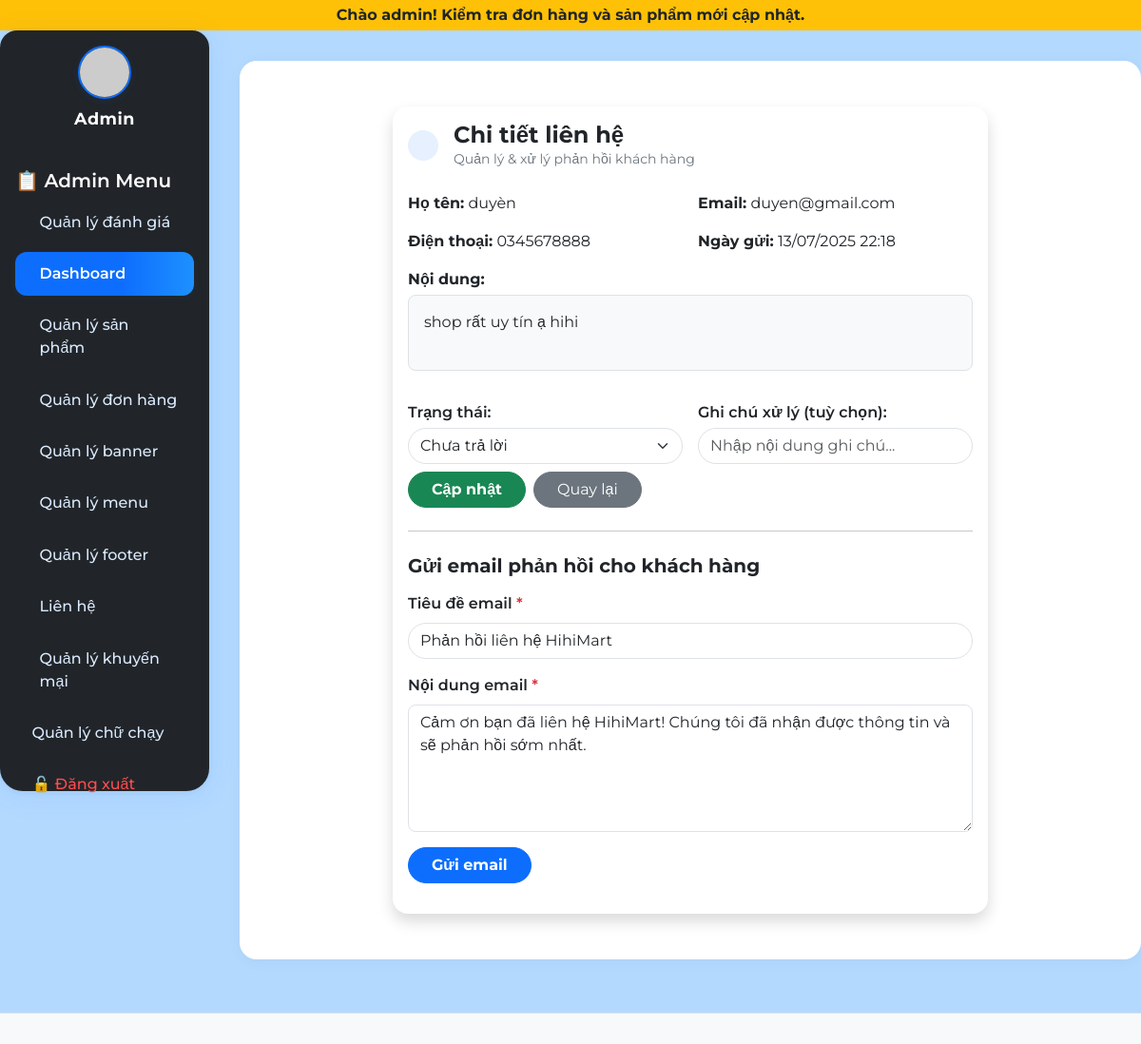
The page /admin/index.php?page=contact_detail&id=7 (signed in) on the database its author committed.
### tables this page shows
CREATE TABLE `marquee` (
  `id` int(11) NOT NULL,
  `noidung` text NOT NULL,
  `trangthai` tinyint(4) DEFAULT 1,
  `vaitro` enum('admin','user') DEFAULT 'user',
  `ngaytao` datetime NOT NULL DEFAULT current_timestamp()
);

CREATE TABLE `menu_content` (
  `id` int(11) NOT NULL,
  `label` varchar(255) NOT NULL,
  `url` varchar(255) NOT NULL,
  `icon` varchar(64) DEFAULT NULL,
  `position` int(11) DEFAULT 0,
  `type` varchar(20) NOT NULL DEFAULT 'user',
  `parent_id` int(11) DEFAULT NULL
);

CREATE TABLE `contact` (
  `id` int(11) NOT NULL,
  `name` varchar(100) NOT NULL,
  `email` varchar(100) NOT NULL,
  `phone` varchar(20) DEFAULT NULL,
  `message` text NOT NULL,
  `created_at` datetime DEFAULT current_timestamp(),
  `status` enum('pending','replied') DEFAULT 'pending',
  `note` text DEFAULT NULL
);

### controllers/ContactController.php (called while the page is built, shortened)
<?php
require_once __DIR__ . '/../config/db.php';
class ContactController {
    public function admin_detail() {
        global $conn;
        $id = $_GET['id'] ?? 0;
        $stmt = $conn->prepare('SELECT * FROM contact WHERE id=?');
        $stmt->bind_param('i', $id);
        $stmt->execute();
        $detail = $stmt->get_result()->fetch_assoc();
        include __DIR__ . '/../admin/views/contact/detail.php';
    }
}

### admin/views/contact/detail.php (the view, shortened to what this page needs)
<div class="container py-4" style="max-width:650px;">
  <div class="card shadow border-0 rounded-4">
    <div class="card-body">
      <div class="d-flex align-items-center mb-4 gap-3">
        <div class="bg-primary bg-opacity-10 rounded-circle p-3">
        </div>
        <div>
          <h4 class="fw-bold mb-0">Chi tiết liên hệ</h4>
          <div class="text-secondary small">Quản lý & xử lý phản hồi khách hàng</div>
        </div>
      </div>
      <div class="row g-3 mb-2">
        <div class="col-12 col-md-6"><strong><i class="bi bi-person-circle text-primary"></i> Họ tên:</strong> <?php echo htmlspecialchars($detail['name']); ?></div>
        <div class="col-12 col-md-6"><strong><i class="bi bi-envelope text-secondary"></i> Email:</strong> <?php echo htmlspecialchars($detail['email']); ?></div>
        <div class="col-12 col-md-6"><strong><i class="bi bi-telephone text-success"></i> Điện thoại:</strong> <?php echo htmlspecialchars($detail['phone']); ?></div>
        <div class="col-12 col-md-6"><strong><i class="bi bi-clock-history text-warning"></i> Ngày gửi:</strong> <?php echo date('d/m/Y H:i', strtotime($detail['created_at'])); ?></div>
        <div class="col-12"><strong><i class="bi bi-chat-dots text-info"></i> Nội dung:</strong>
          <div class="border rounded-3 p-3 bg-light mt-1" style="min-height:80px"><?php echo nl2br(htmlspecialchars($detail['message'])); ?></div>
        </div>
      </div>
      <form method="post" action="index.php?page=contact_update_status" class="row g-3 mt-3">
        <div class="col-12 col-md-6">
          <label class="fw-semibold mb-1"><i class="bi bi-flag"></i> Trạng thái:</label>
          <select name="status" class="form-select rounded-pill">
            <option value="pending" <?php if($detail['status']==='pending') echo 'selected'; ?>>Chưa trả lời</option>
          </select>
        </div>
        <div class="col-12 col-md-6">
          <label class="fw-semibold mb-1"><i class="bi bi-journal-text"></i> Ghi chú xử lý (tuỳ chọn):</label>
          <input type="text" name="note" class="form-control rounded-pill" placeholder="Nhập nội dung ghi chú..." value="<?php echo htmlspecialchars($detail['note'] ?? ''); ?>">
        </div>
        <div class="col-12 d-flex gap-2 mt-2">
          <button type="submit" class="btn btn-success rounded-pill fw-bold px-4"><i class="bi bi-check-circle"></i> Cập nhật</button>
          <a href="index.php?page=contact_admin" class="btn btn-secondary rounded-pill px-4"><i class="bi bi-arrow-left"></i> Quay lại</a>
        </div>
      </form>
      <hr class="my-4">
      <div class="mb-3">
        <h5 class="fw-bold mb-3"><i class="bi bi-envelope-paper text-primary"></i> Gửi email phản hồi cho khách hàng</h5>
        <form method="post" action="index.php?page=contact_send_mail" class="row g-3">
          <div class="col-12">
            <label class="form-label fw-semibold">Tiêu đề email <span class="text-danger">*</span></label>
            <input type="text" name="subject" class="form-control rounded-pill" required value="<?php echo htmlspecialchars($_POST['subject'] ?? 'Phản hồi liên hệ HihiMart'); ?>">
          </div>
          <div class="col-12">
            <label class="form-label fw-semibold">Nội dung email <span class="text-danger">*</span></label>
            <textarea name="body" rows="5" class="form-control rounded-3" required placeholder="Nội dung phản hồi gửi khách..."><?php echo htmlspecialchars($_POST['body'] ?? 'Cảm ơn bạn đã liên hệ HihiMart! Chúng tôi đã nhận được thông tin và sẽ phản hồi sớm nhất.'); ?></textarea>
          </div>
          <div class="col-12 d-flex gap-2">
            <button type="submit" class="btn btn-primary rounded-pill fw-bold px-4"><i class="bi bi-send"></i> Gửi email</button>
          </div>
        </form>
      </div>
    </div>
  </div>
</div>

### admin/views/layout/header.php (shortened to what this page needs)
<!DOCTYPE html>
<html lang="vi">
<head>
  <link href="https://cdn.jsdelivr.net/npm/bootstrap@5.3.0/dist/css/bootstrap.min.css" rel="stylesheet">
  <link rel="stylesheet" href="../public/assets/css/admin.css">
</head>
<body>
<?php
include __DIR__ . '/../../../config/db.php';
$query = "SELECT * FROM marquee WHERE trangthai = 1 AND vaitro = 'admin' ORDER BY id DESC LIMIT 1";
$marquees = mysqli_query($conn, $query);
if ($row = mysqli_fetch_assoc($marquees)) {
  echo '<div class="bg-warning text-dark py-1 text-center fw-bold">';
  echo '<marquee behavior="scroll" direction="left">' . htmlspecialchars($row['noidung']) . '</marquee>';
  echo '</div>';
}

### admin/views/layout/sidebar.php (shortened to what this page needs)
<div class="d-flex">
  <nav class="bg-dark text-white p-3" style="width: 220px; height: 100vh;">
    <div class="admin-avatar">
      <img src="https://ui-avatars.com/api/?name=Admin&background=0d6efd&color=fff&size=128" alt="Admin Avatar">
      <div class="admin-name">Admin</div>
    </div>
    <h5 style="font-weight:600; color:#fff;">📋 Admin Menu</h5>
    <ul class="nav flex-column">
      <li class="nav-item">
        <a class="nav-link text-white" href="index.php?page=danhgia_admin">
          <i class="bi bi-star-fill text-warning"></i> Quản lý đánh giá
        </a>
      </li>
      <?php
      include __DIR__ . '/../../../config/db.php';
      $menu_type = 'admin';
      $menu_sql = "SELECT * FROM menu_content WHERE type='$menu_type' ORDER BY position ASC, id ASC";
      $menu_result = mysqli_query($conn, $menu_sql);
      $menus = [];
      while ($m = mysqli_fetch_assoc($menu_result)) $menus[] = $m;
      function buildMenuTreeSidebar($menus, $parent_id = null) {
          $branch = [];
          foreach ($menus as $menu) {
              if ($menu['parent_id'] == $parent_id) {
                  $children = buildMenuTreeSidebar($menus, $menu['id']);
                  $branch[] = $menu;
              }
          }
          return $branch;
      }
      $menu_tree = buildMenuTreeSidebar($menus);
      foreach ($menu_tree as $menu):
          if (!empty($menu['children'])): ?>
              <li class="nav-item dropdown">
                <a class="nav-link text-white dropdown-toggle" href="<?php echo htmlspecialchars($menu['url']); ?>" id="sidebar-menu-<?php echo $menu['id']; ?>" role="button" data-bs-toggle="dropdown" aria-expanded="false">
                  <?php if ($menu['icon']): ?><i class="<?php echo htmlspecialchars($menu['icon']); ?>"></i> <?php endif; ?>
                  <?php echo htmlspecialchars($menu['label']); ?>
                </a>
                <ul class="dropdown-menu bg-dark border-0" aria-labelledby="sidebar-menu-<?php echo $menu['id']; ?>">
                  <?php foreach ($menu['children'] as $child): ?>
                    <li>
                      <a class="dropdown-item text-white bg-dark" href="<?php echo htmlspecialchars($child['url']); ?>">
                        <?php if ($child['icon']): ?><i class="<?php echo htmlspecialchars($child['icon']); ?>"></i> <?php endif; ?>
                        <?php echo htmlspecialchars($child['label']); ?>
                      </a>
                    </li>
                  <?php endforeach; ?>
                </ul>
              </li>
          <?php else: ?>
              <li class="nav-item">
                <a class="nav-link text-white" href="<?php echo htmlspecialchars($menu['url']); ?>">
                  <?php echo htmlspecialchars($menu['label']); ?>
                </a>
              </li>
          <?php endif;
      endforeach;
      ?>
      <li class="nav-item">
        <a class="nav-link text-danger" href="logout.php">🔓 Đăng xuất</a>
      </li>
    </ul>
  </nav>
  <main class="p-4" style="flex-grow: 1;">

### public/assets/css/admin.css (style rules this page uses)
body { font-family: 'Montserrat', 'Roboto', Arial, sans-serif; background: #b3d9ff; color: #222; font-size: 16px; }
nav.bg-dark { border-radius: 18px 18px 24px 24px; box-shadow: 0 4px 32px rgba(13,110,253,0.08), 0 1.5px 6px rgba(0,0,0,0.06); min-height: 100vh; min-width: 220px; padding-top: 2.5rem; position: relative; transition: all .2s; }
.admin-avatar { display: flex; align-items: center; margin-bottom: 2.5rem; flex-direction: column; }
.admin-avatar img { width: 56px; height: 56px; border-radius: 50%; object-fit: cover; margin-bottom: 0.5rem; border: 2.5px solid #0d6efd; box-shadow: 0 2px 8px rgba(13,110,253,0.10); }
.admin-avatar .admin-name { font-weight: 700; color: #fff; font-size: 1.1rem; letter-spacing: 0.5px; }
.nav.flex-column .nav-item { margin-bottom: 0.5rem; }
.nav-link { color: #dbeafe !important; font-weight: 500; border-radius: 12px; padding: 0.7em 1.1em; transition: background .16s, color .16s; display: flex; align-items: center; gap: 8px; }
.nav-link.active, .nav-link:focus, .nav-link:hover { background: linear-gradient(90deg, #0d6efd 60%, #1e90ff 100%); color: #fff !important; box-shadow: 0 2px 8px rgba(13,110,253,0.08); font-weight: 600; }
.nav-link.text-danger { background: none !important; color: #ff4d4f !important; }
main.p-4 { background: #fff; border-radius: 18px; box-shadow: 0 2px 16px rgba(0,0,0,0.04); margin: 2rem 0 2rem 2rem; min-height: 90vh; }

### rows shown on the page
marquee: noidung "Chào admin! Kiểm tra đơn hàng và sản phẩm mới cập nhật."
menu_content: label "Dashboard"
menu_content: label "Quản lý sản phẩm"
menu_content: label "Quản lý đơn hàng"
menu_content: label "Quản lý banner"
menu_content: label "Quản lý menu"
menu_content: label "Quản lý footer"
menu_content: label "Liên hệ"
menu_content: label "Quản lý khuyến mại"
menu_content: label "Quản lý chữ chạy"
contact: name "duyèn", email "duyen@gmail.com", phone "0345678888", created_at "13/07/2025 22:18", message "shop rất uy tín ạ hihi", status "Chưa trả lời"
